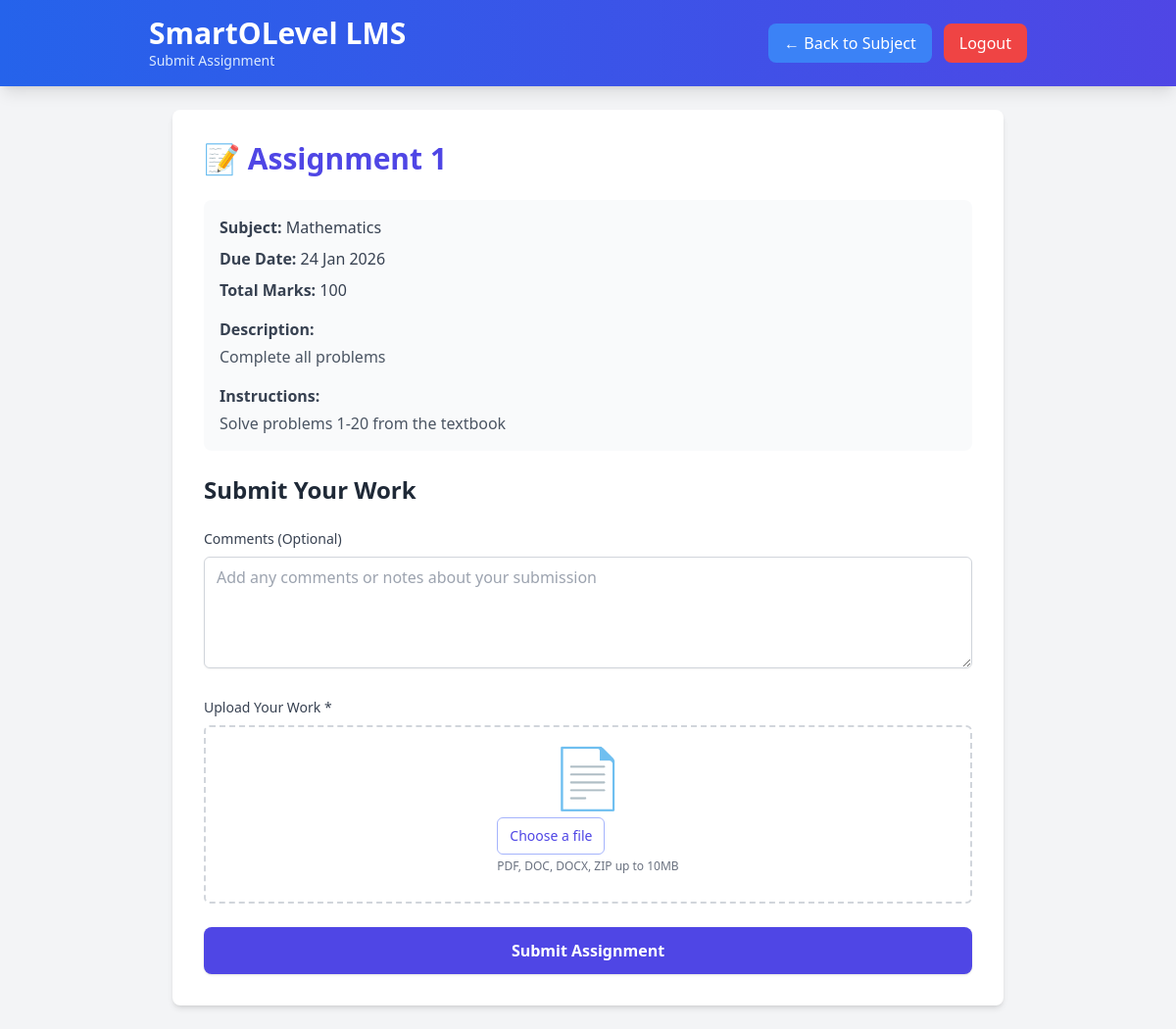
Screenshot of /student_submit_assignment.php?id=1 (signed in) with the database file from the repository.
### tables this page shows
CREATE TABLE assignments (
    assignment_id INT AUTO_INCREMENT PRIMARY KEY,
    subject_id INT NOT NULL,
    teacher_id INT NOT NULL,
    assignment_title VARCHAR(255) NOT NULL,
    description TEXT NULL,
    instructions TEXT NULL,
    file_path VARCHAR(255) NULL,
    total_marks INT NOT NULL,
    due_date DATETIME NOT NULL,
    created_at TIMESTAMP DEFAULT CURRENT_TIMESTAMP,
    is_active BOOLEAN DEFAULT TRUE,
    allow_late_submission BOOLEAN DEFAULT FALSE,
    FOREIGN KEY (subject_id) REFERENCES subjects(subject_id) ON DELETE CASCADE,
    FOREIGN KEY (teacher_id) REFERENCES users(user_id) ON DELETE CASCADE
);

CREATE TABLE subjects (
    subject_id INT AUTO_INCREMENT PRIMARY KEY,
    subject_name VARCHAR(255) NOT NULL,
    subject_code VARCHAR(20) NOT NULL UNIQUE,
    grade_level ENUM('10','11') NOT NULL,
    subject_category ENUM('Language', 'Mathematics', 'Science', 'Social Studies', 'Religion', 'Other') NOT NULL,
    description TEXT NULL,
    is_active BOOLEAN DEFAULT TRUE,
    created_at TIMESTAMP DEFAULT CURRENT_TIMESTAMP
);

### config.php (called while the page is built, shortened)
<?php
function formatDate($date) {
    return date('d M Y', strtotime($date));
}
?>

### student_submit_assignment.php (the view, shortened to what this page needs)
<?php
require_once 'config.php';
$student_id = $_SESSION['user_id'];
$assignment_id = isset($_GET['id']) ? intval($_GET['id']) : 0;
$assignment_query = "SELECT a.*, s.subject_name, s.subject_id FROM assignments a
                     INNER JOIN subjects s ON a.subject_id = s.subject_id
                     INNER JOIN student_subjects ss ON s.subject_id = ss.subject_id
                     WHERE a.assignment_id = ? AND ss.student_id = ? AND a.is_active = 1";
$stmt = $conn->prepare($assignment_query);
$stmt->bind_param("ii", $assignment_id, $student_id);
$stmt->execute();
$assignment = $stmt->get_result()->fetch_assoc();
$submission_query = "SELECT * FROM assignment_submissions WHERE assignment_id = ? AND student_id = ?";
$stmt = $conn->prepare($submission_query);
$stmt->bind_param("ii", $assignment_id, $student_id);
$stmt->execute();
$existing_submission = $stmt->get_result()->fetch_assoc();
$grade = null;
?>
<!DOCTYPE html>
<html lang="en">
<head>
    <script src="https://cdn.tailwindcss.com"></script>
</head>
<body class="bg-gray-100 min-h-screen">
    <header class="bg-gradient-to-r from-blue-600 to-indigo-600 text-white p-4 shadow-lg">
        <div class="max-w-4xl mx-auto flex justify-between items-center">
            <div>
                <h1 class="text-3xl font-bold">SmartOLevel LMS</h1>
                <p class="text-sm text-blue-100">Submit Assignment</p>
            </div>
            <div class="flex gap-3">
                <a href="student_subject_view.php?id=<?php echo $assignment['subject_id']; ?>" class="px-4 py-2 bg-blue-500 text-white rounded-lg hover:bg-blue-600 transition">← Back to Subject</a>
                <a href="logout.php" class="px-4 py-2 bg-red-500 text-white rounded-lg hover:bg-red-600 transition">Logout</a>
            </div>
        </div>
    </header>
    <div class="max-w-4xl mx-auto p-6">
        <div class="bg-white rounded-lg shadow-md p-8">
            <h1 class="text-3xl font-bold text-indigo-600 mb-6">📝 <?php echo htmlspecialchars($assignment['assignment_title']); ?></h1>
            <div class="mb-6 p-4 bg-gray-50 rounded-lg">
                <p class="text-gray-700 mb-2"><strong>Subject:</strong> <?php echo htmlspecialchars($assignment['subject_name']); ?></p>
                <p class="text-gray-700 mb-2"><strong>Due Date:</strong> <?php echo formatDate($assignment['due_date'], true); ?></p>
                <p class="text-gray-700 mb-2"><strong>Total Marks:</strong> <?php echo $assignment['total_marks']; ?></p>
                <?php if ($assignment['description']): ?>
                <div class="mt-4">
                    <strong class="text-gray-700">Description:</strong>
                    <p class="text-gray-600 mt-1"><?php echo nl2br(htmlspecialchars($assignment['description'])); ?></p>
                </div>
                <?php endif; ?>
                <?php if ($assignment['instructions']): ?>
                <div class="mt-4">
                    <strong class="text-gray-700">Instructions:</strong>
                    <p class="text-gray-600 mt-1"><?php echo nl2br(htmlspecialchars($assignment['instructions'])); ?></p>
                </div>
                <?php endif; ?>
            </div>
            <?php if ($existing_submission): ?>
                <div class="bg-blue-50 border-l-4 border-blue-500 p-6 rounded-lg">
                    <h2 class="text-xl font-bold text-blue-800 mb-4">✓ Assignment Already Submitted</h2>
                    <p class="text-blue-700 mb-2"><strong>Submitted on:</strong> <?php echo formatDate($existing_submission['submitted_at'], true); ?></p>
                    <p class="text-blue-700 mb-2"><strong>Status:</strong>
                        <span class="px-3 py-1 rounded-full text-sm font-bold <?php echo $existing_submission['status'] === 'late' ? 'bg-yellow-200 text-yellow-800' : 'bg-green-200 text-green-800'; ?>">
                            <?php echo ucfirst($existing_submission['status']); ?>
                        </span>
                    </p>
                    <?php if ($existing_submission['submitted_file_path']): ?>
                    <p class="text-blue-700 mb-2"><strong>Submitted File:</strong>
                        <a href="<?php echo htmlspecialchars($existing_submission['submitted_file_path']); ?>" target="_blank" class="text-indigo-600 hover:underline">View File</a>
                    </p>
                    <?php endif; ?>
                    <?php if ($existing_submission['submission_text']): ?>
                    <div class="mt-3">
                        <strong class="text-blue-700">Your Comments:</strong>
                        <p class="text-blue-600 mt-1"><?php echo nl2br(htmlspecialchars($existing_submission['submission_text'])); ?></p>
                    </div>
                    <?php endif; ?>
                    <?php if ($grade): ?>
                        <div class="mt-4 p-4 bg-green-50 border border-green-300 rounded">
                            <h3 class="font-bold text-green-800 mb-2">✓ Graded</h3>
                            <p class="text-green-700 mb-1">
                                <strong>Score:</strong>
                                <span class="text-2xl font-bold"><?php echo $grade['marks_obtained']; ?></span> / <?php echo $assignment['total_marks']; ?>
                                <?php if ($grade['grade']): ?>
                                    <span class="ml-2 px-3 py-1 bg-green-200 text-green-800 rounded-full font-bold"><?php echo htmlspecialchars($grade['grade']); ?></span>
                                <?php endif; ?>
                            </p>
                            <?php if ($grade['feedback']): ?>
                            <div class="mt-2">
                                <strong class="text-green-700">Teacher Feedback:</strong>
                                <p class="text-green-600 mt-1"><?php echo nl2br(htmlspecialchars($grade['feedback'])); ?></p>
                            </div>
                            <?php endif; ?>
                            <p class="text-xs text-green-600 mt-2">Graded on: <?php echo formatDate($grade['graded_at']); ?></p>
                        </div>
                    <?php else: ?>
                        <div class="mt-4 p-4 bg-yellow-50 border border-yellow-300 rounded">
                            <p class="text-yellow-700">⏳ Pending review by teacher</p>
                        </div>
                    <?php endif; ?>
                </div>
            <?php else: ?>
                <h2 class="text-2xl font-bold text-gray-800 mb-6">Submit Your Work</h2>
                <form method="POST" action="" enctype="multipart/form-data" class="space-y-6">
                    <div>
                        <label for="submission_text" class="block text-sm font-medium text-gray-700 mb-2">Comments (Optional)</label>
                        <textarea id="submission_text" name="submission_text" rows="4"
                                  class="w-full px-3 py-2 border border-gray-300 rounded-md shadow-sm focus:outline-none focus:ring-2 focus:ring-indigo-500 focus:border-indigo-500"
                                  placeholder="Add any comments or notes about your submission"></textarea>
                    </div>
                    <div>
                        <label for="submission_file" class="block text-sm font-medium text-gray-700 mb-2">Upload Your Work *</label>
                        <div class="mt-1 flex justify-center px-6 pt-5 pb-6 border-2 border-gray-300 border-dashed rounded-md hover:border-indigo-400 transition">
                            <div class="space-y-1 text-center">
                                <div class="text-6xl mb-3">📄</div>
                                <div class="flex text-sm text-gray-600">
                                    <label for="submission_file" class="relative cursor-pointer bg-white rounded-md font-medium text-indigo-600 hover:text-indigo-500 focus-within:outline-none px-3 py-2 border border-indigo-300">
                                        <span>Choose a file</span>
                                    </label>
                                </div>
                                <p class="text-xs text-gray-500">PDF, DOC, DOCX, ZIP up to 10MB</p>
                            </div>
                        </div>
                    </div>
                    <button type="submit"
                            class="w-full py-3 px-4 bg-indigo-600 text-white font-semibold rounded-lg shadow hover:bg-indigo-700 transition focus:outline-none focus:ring-2 focus:ring-indigo-500 focus:ring-offset-2"
                            onclick="return confirm('Are you sure you want to submit? You cannot change your submission after submitting.')">
                        Submit Assignment
                    </button>
                </form>
            <?php endif; ?>
        </div>
    </div>
</body>
</html>

### rows the page displays
assignments: assignment_title "Assignment 1", subject.subject_name "Mathematics", due_date "24 Jan 2026", total_marks "100", description "Complete all problems", instructions "Solve problems 1-20 from the textbook"
